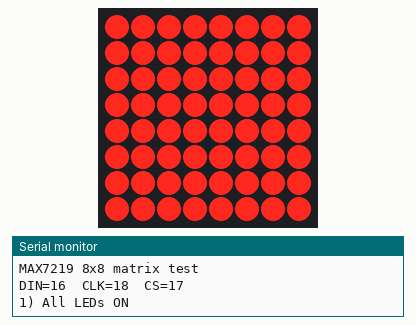
The sketch below on a simulated ESP32. Parts: 8×8 LED matrix, the last lines printed to the serial monitor. Wiring (inferred from the names in the program): MAX7219 LED driver (orientation assumed): data GPIO 16; clock GPIO 18; CS GPIO 17.

Above: at 0.4 s.
At 1.57 s:
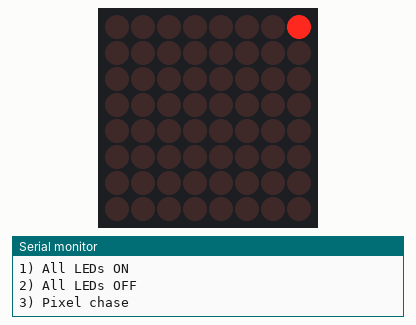
At 2.32 s:
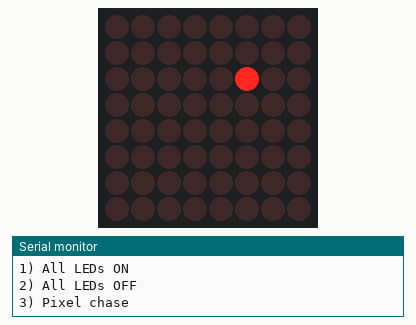
At 4.22 s:
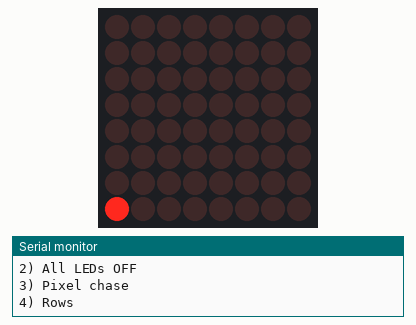
At 5.21 s:
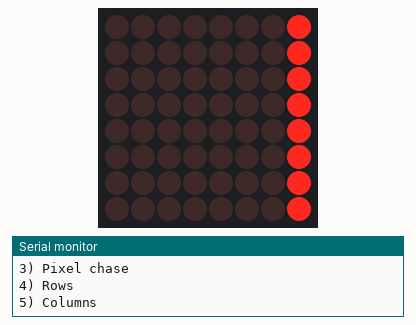
At 6.2 s:
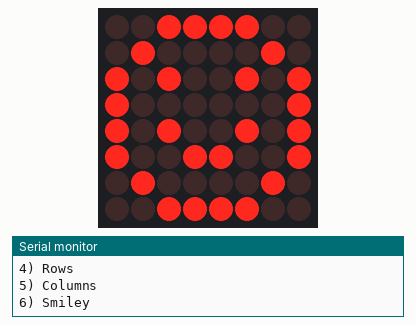

Measured:
- by itself, everything shown: repeats every 7.3 s, in 40 steps
- what the display in image 0 shows lasts 0.8 s, from 0.3 s to 1.1 s
- what the display in image 5 shows lasts 1.5 s, from 6.1 s to 7.6 s

The sketch:

max7219_matrix_test.ino
```cpp
/*
 * MAX7219 8x8 LED matrix hardware test
 * Board: ESP32-WROOM-32E
 *
 * Wiring:
 *   MAX7219 DIN  -> GPIO 16
 *   MAX7219 CLK  -> GPIO 18
 *   MAX7219 CS   -> GPIO 17
 *   MAX7219 VCC  -> 5V (or 3.3V if your module is 3.3V)
 *   MAX7219 GND  -> GND
 *
 * Upload this sketch by itself (do not compile it together
 * with esp32wroom32eCode.ino).
 *
 * Serial Monitor: 115200
 * Expected: all LEDs on, then off, then a pixel chase,
 * then a smiley face.
 */

#define MATRIX_DIN 16
#define MATRIX_CLK 18
#define MATRIX_CS  17

#define MAX7219_NOOP        0x00
#define MAX7219_DIGIT0      0x01
#define MAX7219_DECODE      0x09
#define MAX7219_INTENSITY   0x0A
#define MAX7219_SCANLIMIT   0x0B
#define MAX7219_SHUTDOWN    0x0C
#define MAX7219_DISPLAYTEST 0x0F

static const uint8_t FACE_SMILE[8] = {
    0b00111100,
    0b01000010,
    0b10100101,
    0b10000001,
    0b10100101,
    0b10011001,
    0b01000010,
    0b00111100
};

void max7219Write(uint8_t address, uint8_t data) {
    digitalWrite(MATRIX_CS, LOW);

    shiftOut(MATRIX_DIN, MATRIX_CLK, MSBFIRST, address);
    shiftOut(MATRIX_DIN, MATRIX_CLK, MSBFIRST, data);

    digitalWrite(MATRIX_CS, HIGH);
}

void matrixClear() {
    for (uint8_t row = 0; row < 8; row++) {
        max7219Write(MAX7219_DIGIT0 + row, 0x00);
    }
}

void matrixFill(uint8_t value) {
    for (uint8_t row = 0; row < 8; row++) {
        max7219Write(MAX7219_DIGIT0 + row, value);
    }
}

void matrixDraw(const uint8_t pattern[8]) {
    for (uint8_t row = 0; row < 8; row++) {
        max7219Write(MAX7219_DIGIT0 + row, pattern[row]);
    }
}

void setupMatrix() {
    pinMode(MATRIX_DIN, OUTPUT);
    pinMode(MATRIX_CLK, OUTPUT);
    pinMode(MATRIX_CS, OUTPUT);
    digitalWrite(MATRIX_CS, HIGH);

    max7219Write(MAX7219_DISPLAYTEST, 0x00);
    max7219Write(MAX7219_DECODE, 0x00);
    max7219Write(MAX7219_SCANLIMIT, 0x07);
    max7219Write(MAX7219_INTENSITY, 0x08);
    max7219Write(MAX7219_SHUTDOWN, 0x01);
    matrixClear();
}

void setup() {
    Serial.begin(115200);
    delay(300);

    Serial.println();
    Serial.println("MAX7219 8x8 matrix test");
    Serial.println("DIN=16  CLK=18  CS=17");

    setupMatrix();
}

void loop() {
    Serial.println("1) All LEDs ON");
    matrixFill(0xFF);
    delay(800);

    Serial.println("2) All LEDs OFF");
    matrixClear();
    delay(400);

    Serial.println("3) Pixel chase");
    for (uint8_t row = 0; row < 8; row++) {
        for (uint8_t col = 0; col < 8; col++) {
            matrixClear();
            max7219Write(MAX7219_DIGIT0 + row, (uint8_t)(1 << col));
            delay(40);
        }
    }

    Serial.println("4) Rows");
    for (uint8_t row = 0; row < 8; row++) {
        matrixClear();
        max7219Write(MAX7219_DIGIT0 + row, 0xFF);
        delay(120);
    }

    Serial.println("5) Columns");
    for (uint8_t col = 0; col < 8; col++) {
        matrixFill((uint8_t)(1 << col));
        delay(120);
    }

    Serial.println("6) Smiley");
    matrixDraw(FACE_SMILE);
    delay(1500);
}
```
